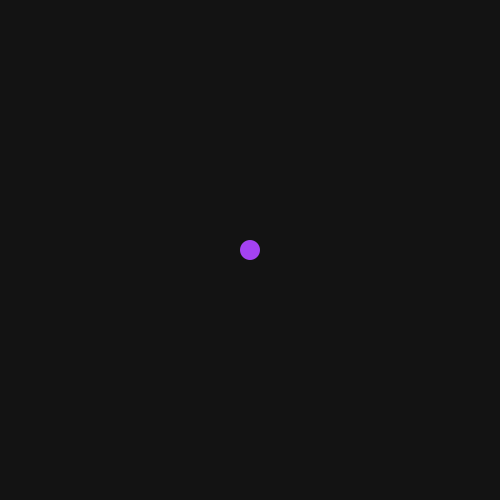
Frame 1 (no input)
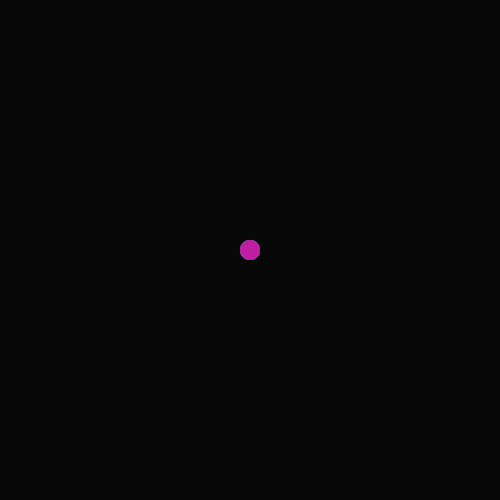
Frame 60 (the mouse pressed at the canvas centre just before this capture)
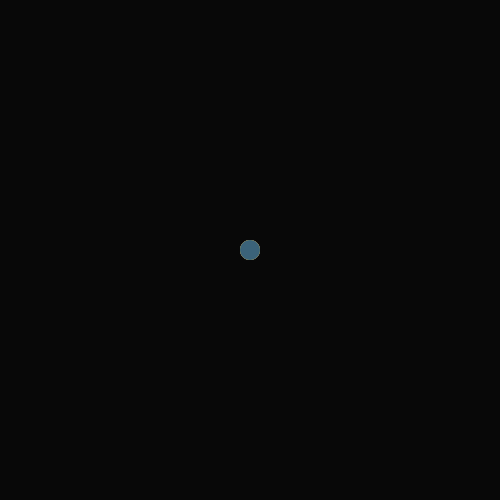
Frame 120 (the mouse held since frame 60 and released just before this capture)

The Processing sketch that drew these frames (run headless with seeded random() and noise(); from frame 60 on, the mouse is pressed at the canvas centre):

// Processing sketch: processing_71310
// ── processing_71310.pde

//Wayland L, Animation, CP1 mods 16-17
int x = 250;
int y = 250;
int change = 1;
void setup()
{
  size(500, 500);
  background(20);
  frameRate(20);
}
void draw()
{
  noStroke();
  fill(0, 0, 0, 15);
  rect(0, 0, width, height);
  fill(random(256), random(256), random(256));
  ellipse(x, y, 20, 20);
  if (key == 'w')
  {
    change = -10;
    y = y + change;
  }
  if (key == 's')
  {
    change = 10;
    y = y + change;
  }
  if (key ==  'd')
  {
    change = 10;
    x = x + change;
  }
  if (key ==  'a')
  {
    change = -10;
    x = x + change;
  }
  if ( x < 0)
  { 
    x = 500;
  }
  if ( x > 500)
  { 
    x = 0;
  }
  if ( y < 0)
  { 
    y = 500;
  }
  if ( y > 500)
  { 
    y = 0;
  }
}
